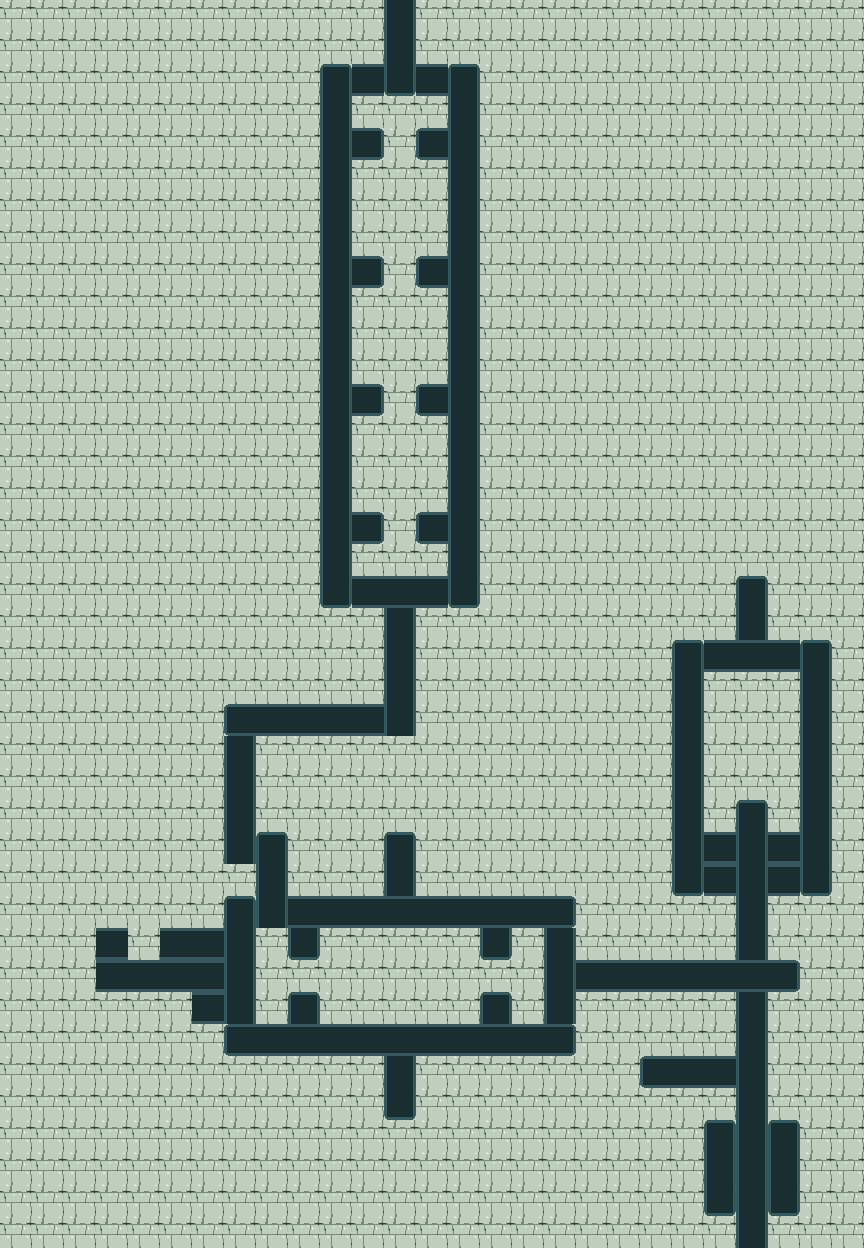

The image is a tile-based game level rendered from a .tmx file. Its description and complete source (layers, tilesets, objects, tile grids) follow:
An orthogonal 27x39 tile map with 32x32 px tiles, 1 tile layer (Tile Layer 1).

<map version="1.0" tiledversion="1.1.6" orientation="orthogonal" renderorder="right-down" width="27" height="39" tilewidth="32" tileheight="32" infinite="0" nextobjectid="1">
 <tileset firstgid="1" source="testTiles.tsx" />
 <layer name="Tile Layer 1" width="27" height="39">
  <data encoding="csv">
1,1,1,1,1,1,1,1,1,1,1,1,7,1,1,1,1,1,1,1,1,1,1,1,1,1,1,
1,1,1,1,1,1,1,1,1,1,1,1,7,1,1,1,1,1,1,1,1,1,1,1,1,1,1,
1,1,1,1,1,1,1,1,1,1,3,6,2,6,3,1,1,1,1,1,1,1,1,1,1,1,1,
1,1,1,1,1,1,1,1,1,1,7,1,1,1,7,1,1,1,1,1,1,1,1,1,1,1,1,
1,1,1,1,1,1,1,1,1,1,7,5,1,4,7,1,1,1,1,1,1,1,1,1,1,1,1,
1,1,1,1,1,1,1,1,1,1,7,1,1,1,7,1,1,1,1,1,1,1,1,1,1,1,1,
1,1,1,1,1,1,1,1,1,1,7,1,1,1,7,1,1,1,1,1,1,1,1,1,1,1,1,
1,1,1,1,1,1,1,1,1,1,7,1,1,1,7,1,1,1,1,1,1,1,1,1,1,1,1,
1,1,1,1,1,1,1,1,1,1,7,5,1,4,7,1,1,1,1,1,1,1,1,1,1,1,1,
1,1,1,1,1,1,1,1,1,1,7,1,1,1,7,1,1,1,1,1,1,1,1,1,1,1,1,
1,1,1,1,1,1,1,1,1,1,7,1,1,1,7,1,1,1,1,1,1,1,1,1,1,1,1,
1,1,1,1,1,1,1,1,1,1,7,1,1,1,7,1,1,1,1,1,1,1,1,1,1,1,1,
1,1,1,1,1,1,1,1,1,1,7,5,1,4,7,1,1,1,1,1,1,1,1,1,1,1,1,
1,1,1,1,1,1,1,1,1,1,7,1,1,1,7,1,1,1,1,1,1,1,1,1,1,1,1,
1,1,1,1,1,1,1,1,1,1,7,1,1,1,7,1,1,1,1,1,1,1,1,1,1,1,1,
1,1,1,1,1,1,1,1,1,1,7,1,1,1,7,1,1,1,1,1,1,1,1,1,1,1,1,
1,1,1,1,1,1,1,1,1,1,7,5,1,4,7,1,1,1,1,1,1,1,1,1,1,1,1,
1,1,1,1,1,1,1,1,1,1,7,1,1,1,7,1,1,1,1,1,1,1,1,1,1,1,1,
1,1,1,1,1,1,1,1,1,1,2,6,6,6,2,1,1,1,1,1,1,1,1,3,1,1,1,
1,1,1,1,1,1,1,1,1,1,1,1,7,1,1,1,1,1,1,1,1,1,1,7,1,1,1,
1,1,1,1,1,1,1,1,1,1,1,1,7,1,1,1,1,1,1,1,1,3,6,6,6,3,1,
1,1,1,1,1,1,1,1,1,1,1,1,7,1,1,1,1,1,1,1,1,7,1,1,1,7,1,
1,1,1,1,1,1,1,4,6,6,6,6,7,1,1,1,1,1,1,1,1,7,1,1,1,7,1,
1,1,1,1,1,1,1,7,1,1,1,1,1,1,1,1,1,1,1,1,1,7,1,1,1,7,1,
1,1,1,1,1,1,1,7,1,1,1,1,1,1,1,1,1,1,1,1,1,7,1,1,1,7,1,
1,1,1,1,1,1,1,7,1,1,1,1,1,1,1,1,1,1,1,1,1,7,1,3,1,7,1,
1,1,1,1,1,1,1,7,3,1,1,1,3,1,1,1,1,1,1,1,1,7,6,7,6,7,1,
1,1,1,1,1,1,1,1,7,1,1,1,7,1,1,1,1,1,1,1,1,2,6,7,6,2,1,
1,1,1,1,1,1,1,3,7,6,6,6,6,6,6,6,6,5,1,1,1,1,1,7,1,1,1,
1,1,1,6,1,6,6,7,1,2,1,1,1,1,1,2,1,7,1,1,1,1,1,7,1,1,1,
1,1,1,6,6,6,6,7,1,1,1,1,1,1,1,1,1,7,6,6,6,6,6,6,5,1,1,
1,1,1,1,1,1,6,7,1,3,1,1,1,1,1,3,1,7,1,1,1,1,1,7,1,1,1,
1,1,1,1,1,1,1,4,6,6,6,6,6,6,6,6,6,5,1,1,1,1,1,7,1,1,1,
1,1,1,1,1,1,1,1,1,1,1,1,7,1,1,1,1,1,1,1,4,6,6,7,1,1,1,
1,1,1,1,1,1,1,1,1,1,1,1,2,1,1,1,1,1,1,1,1,1,1,7,1,1,1,
1,1,1,1,1,1,1,1,1,1,1,1,1,1,1,1,1,1,1,1,1,1,3,7,3,1,1,
1,1,1,1,1,1,1,1,1,1,1,1,1,1,1,1,1,1,1,1,1,1,7,7,7,1,1,
1,1,1,1,1,1,1,1,1,1,1,1,1,1,1,1,1,1,1,1,1,1,2,7,2,1,1,
1,1,1,1,1,1,1,1,1,1,1,1,1,1,1,1,1,1,1,1,1,1,1,7,1,1,1
</data>
 </layer>
</map>
